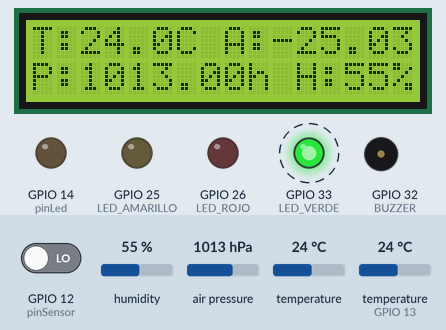
Simulated run of this sketch. Board: ESP32. Parts: 16×2 character LCD, output pins drawn as LEDs (lit = HIGH), buzzer (waves = sounding). Dashed ring = blinking. Inputs (shaded band) come from the test bench; at power-on: air pressure 1013 hPa, temperature (sensor on GPIO 13) 24 °C, GPIO 12 (pinSensor) LOW, humidity 55 %, temperature 24 °C. WiFi joins after 1.5 s; servers stay silent unless stated; web services answer with replies made up by the test bench; what the sketch prints to the serial monitor is not drawn.

Above: at 20.2 s.
20.3 s: air pressure set to 1005 hPa
At 22.1 s:
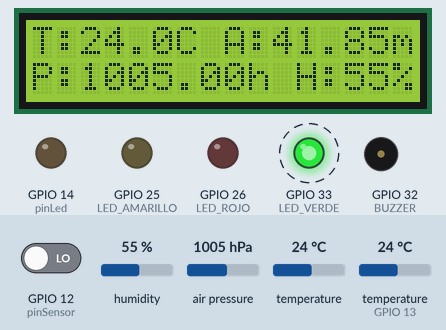
24.8 s: air pressure set to 1000 hPa
At 26.3 s:
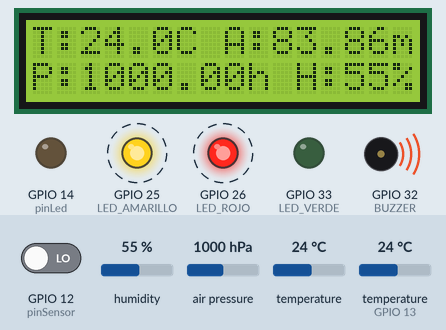
29.3 s: temperature (sensor on GPIO 13) set to 10.6 °C
At 31.1 s:
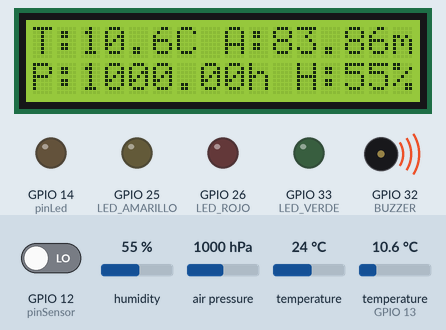
31.5 s: temperature (sensor on GPIO 13) set to 9.5 °C
At 34.7 s:
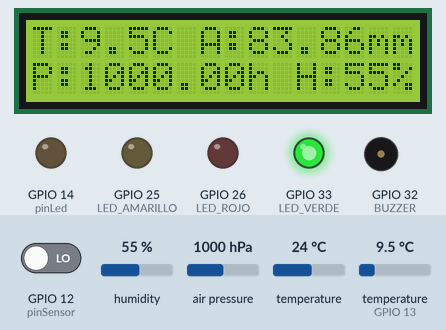
35.9 s: air pressure set to 991 hPa
At 38.0 s:
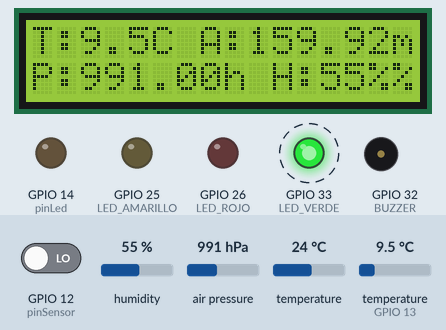
40.4 s: air pressure set to 988 hPa
At 41.6 s:
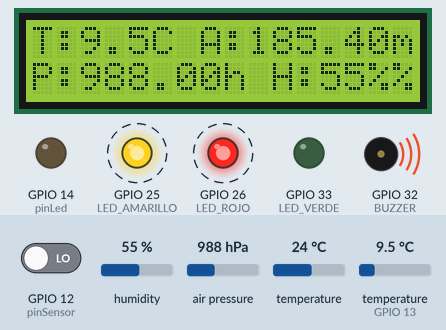
Timing chart, 0 to 45.2 s (numbered marks = the images above; inputs shaded):
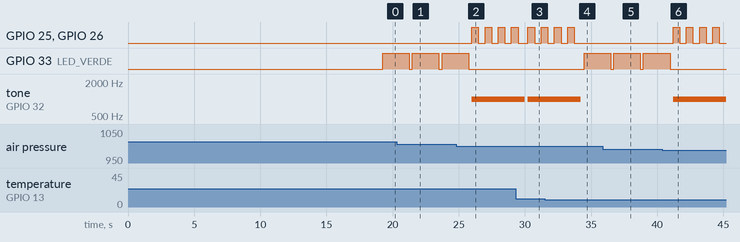

The sketch:

ProyectoScript.ino
```cpp
#include <Adafruit_Sensor.h>
#include <DHT.h>
#include <Wire.h>
#include <SPI.h>
#include <Adafruit_BMP280.h>
#include <LiquidCrystal_I2C.h>  // Añade esta línea al inicio

// librerias de conexion
#include <WiFi.h>
#include <HTTPClient.h>

LiquidCrystal_I2C lcd(0x27, 16, 2);  // Usa 0x3F si tu LCD usa esa dirección

// Reemplaza por tu red chuzo
const char* ssid = "DIVERSO";
const char* password = "Diverso#2024";

//const char* ssid = "moto84";
//const char* password = "5267812g";

//const char* ssid = "yosoycecar";
// const char* password = "yosoycecar";

//const char* ssid = "HOGAR OLAYA";
//const char* password = "Ashtom428";

// API Key de escritura de ThingSpeak
const char* apiKey = "MLEXB9YCED9UGH4C";
const char* server = "http://api.thingspeak.com/update";

#define DHTPIN  13

// Configuración I2C para ESP32
#define SDA_PIN 21
#define SCL_PIN 22

#define BUZZER 32
#define LED_VERDE 33
#define LED_AMARILLO 25
#define LED_ROJO 26

int pinSensor = 12;
int pinLed = 14;

DHT dht(DHTPIN, DHT22);
//Adafruit_BMP280 bmp(BMP_CS); // hardware SPI
// Adafruit_BMP280 bmp(BMP_CS, BMP_MOSI, BMP_MISO, BMP_SCK); // Configuración SPI

Adafruit_BMP280 bmp;
float presionPrevia = 1010;
unsigned long ultimaLectura = 0;
const unsigned long intervalo3Horas = 10000; // 3 horas en milisegundos (para pruebas usa 60000)

void alertaOlaDeCalor() {
  Serial.println("⚠️ Alerta: Ola de Calor");
  digitalWrite(LED_ROJO, HIGH);
  tone(BUZZER, 1000);
  delay(2000);
}

void alertaAltaHumedad() {
  Serial.println("⚠️ Alerta: Alta Humedad / Posible Lluvia");
  for (int i = 0; i < 2; i++) {
    digitalWrite(LED_AMARILLO, HIGH);
    delay(500);
    digitalWrite(LED_AMARILLO, LOW);
    delay(500);
  }
}

void alertaTormenta() {
  Serial.println("⚠️ Alerta: Tormenta en Camino");
  for (int i = 0; i < 4; i++) {
    digitalWrite(LED_ROJO, HIGH);
    digitalWrite(LED_AMARILLO, HIGH);
    tone(BUZZER, 1000);
    delay(500);
    digitalWrite(LED_ROJO, LOW);
    digitalWrite(LED_AMARILLO, LOW);
    delay(500);
  }
}

void condicionesEstables() {
  Serial.println("✅ Condiciones normales");
  digitalWrite(LED_VERDE, HIGH);
  delay(2000);
}

void apagarAlertas() {
  digitalWrite(LED_ROJO, LOW);
  digitalWrite(LED_AMARILLO, LOW);
  digitalWrite(LED_VERDE, LOW);
  digitalWrite(pinLed,LOW);
  noTone(BUZZER);      // Apaga el buzzer
}

void scrollText(int row, String message, int delayTime, int lcdColumns) {
  for (int i=0; i < lcdColumns; i++) {
    message = " " + message;
  }
  message = message + " ";
  for (int pos = 0; pos < message.length(); pos++) {
    lcd.setCursor(0, row);
    lcd.print(message.substring(pos, pos + lcdColumns));
    delay(delayTime);
  }
}

// Variables para el control del LED de vibración
unsigned long previousVibMillis = 0;
const long vibInterval = 1000; // Intervalo de parpadeo en ms

void setup() {

  Serial.begin(115200);
  while(!Serial); // Espera solo si es USB nativo

  // Inicializa la LCD
  lcd.init();
  lcd.backlight();

  lcd.setCursor(0, 0);
  String messageToConectando = "E. Meteorologica";
  String messageToWifi = "Conectando al WiFi";
  String messageToWifiON = "Conectado a WiFi";

  lcd.print(messageToConectando);

  WiFi.begin(ssid, password);
  while (WiFi.status() != WL_CONNECTED) {
     lcd.setCursor(0,1);
     scrollText(1, messageToWifi, 250, 16);
     Serial.println(messageToWifi);
     delay(1000);
     Serial.print(".");
  }
  lcd.setCursor(0,1);
  scrollText(1, messageToWifiON, 250, 16);

  Serial.println("\nConectado a WiFi.");
  Wire.begin(SDA_PIN, SCL_PIN);

  pinMode(LED_ROJO, OUTPUT);
  pinMode(LED_AMARILLO, OUTPUT);
  pinMode(LED_VERDE, OUTPUT);
  pinMode(BUZZER, OUTPUT);
  pinMode(pinSensor,INPUT);
  pinMode(pinLed,OUTPUT);

  dht.begin();

  Serial.println("\nIniciando BMP280...");

  bool status = bmp.begin(0x76); // Primero prueba 0x76
  if(!status) {
    status = bmp.begin(0x77);   // Luego prueba 0x77
    Serial.println("Probando dirección 0x77...");
  }
  bmp.setSampling(
    Adafruit_BMP280::MODE_NORMAL,
    Adafruit_BMP280::SAMPLING_X2,
    Adafruit_BMP280::SAMPLING_X16,
    Adafruit_BMP280::FILTER_X16,
    Adafruit_BMP280::STANDBY_MS_500
  );
  Serial.println("Sensores inicializados.");
  delay(100);
}

void loop() {
  unsigned long currentMillis = millis();
  int vibracion = 0;

  float humedad = dht.readHumidity();
  float temperatura = dht.readTemperature();
  float presion = bmp.readPressure() / 100.0F;  // hPa en aplicacion
  float altitud = bmp.readAltitude(1010);
  float temperaturabmp280 = bmp.readTemperature();
  /*
  if (isnan(humedad) || isnan(temperatura)) {
    Serial.println("Error obteniendo datos del DHT22");
    return;
  }
  */
  apagarAlertas();

  bool alertaGenerada = false;

  Serial.print("Presion: ");
  Serial.print(presion);
  Serial.print(" hPa\t");
  Serial.print("Altitud: ");
  Serial.print(altitud);
  Serial.print(" m\t");
  Serial.print("Temperaturabmp280: ");
  Serial.print(temperaturabmp280);
  Serial.print(" °C\t");
  Serial.print("Humedad: ");
  Serial.print(humedad);
  Serial.print(" %\t");
  Serial.print("Temperatura: ");
  Serial.print(temperatura);
  Serial.println(" °C");
  Serial.print(pinSensor);

  static unsigned long previousLCDMillis = 0;
  if (millis() - previousLCDMillis >= 1000) {
    previousLCDMillis = millis();

    lcd.setCursor(0, 0);  // Columna 0, Fila 0
    lcd.print("T:");
    lcd.print(temperatura, 1); // 1 decimal
    lcd.print("C ");
    lcd.print("A:");
    lcd.print(altitud, 2); // 1 decimal
    lcd.print("m");

    lcd.setCursor(0, 1);  // Columna 0, Fila 1
    lcd.print("P:");
    lcd.print(presion, 2); // 1 decimal
    lcd.print("h ");
    lcd.print("H:");
    lcd.print(humedad, 0); // Sin decimales
    lcd.print("%");


  }
 // Control del LED de vibraciónn
  if (digitalRead(pinSensor)) {
    if (currentMillis - previousVibMillis >= vibInterval) {
      previousVibMillis = currentMillis;
      Serial.println("✅ Condiciones normales");
      digitalWrite(pinLed, HIGH);
      vibracion = 1;
    }
  }
  if (WiFi.status() == WL_CONNECTED) {
    HTTPClient http;
    String url = String("http://api.thingspeak.com/update?api_key=") + apiKey +
                 "&field1=" + String(temperatura) +
                 "&field2=" + String(humedad) +
                 "&field3=" + String(presion) +
                 "&field4=" + String(altitud) +
                 "&field5=" + String(vibracion);// cabiar por un valor 0 1 del sensor
    http.begin(url);
    int httpCode = http.GET();
      if (httpCode > 0) {
          Serial.println("Datos enviados a ThingSpeak correctamente.");
      } else {
          Serial.println("Error al enviar datos.");
      }
      http.end();
    } else {
      Serial.println("WiFi no conectado.");
    }


  float diferenciaPresion = presionPrevia - presion;


  if (temperatura > 35 && humedad < 60) { //40% real
    alertaOlaDeCalor();
    alertaGenerada = true;
  }
  else if (humedad > 85 && diferenciaPresion > 5) {
    alertaAltaHumedad();
    alertaGenerada = true;
  }
  else if (presion < 1005 && diferenciaPresion > 10) {
    alertaTormenta();
    alertaGenerada = true;
  }
  if (!alertaGenerada) {
    condicionesEstables();
  }
  if (millis() - ultimaLectura >= intervalo3Horas) {
    presionPrevia = presion;
    ultimaLectura = millis();
  }


}
```

Measured:
- the behaviour switches between 1003 and 1002 hPa on air pressure (found by bisection; images 1 and 2)
- the behaviour switches between 10 and 9.9 °C on temperature (sensor on GPIO 13) (found by bisection; images 3 and 4)
- the behaviour switches between 990 and 989 hPa on air pressure (found by bisection; images 5 and 6)
- after the input at 20.3 s, the display: changes after 1.0 s (image 1)
- after the input at 24.8 s, GPIO 25 (LED_AMARILLO), GPIO 26 (LED_ROJO): alternates HIGH for 0.50 s and LOW for 0.50 s, starting after 1.2 s; GPIO 33 (LED_VERDE): goes on until 25.7 s, then stays LOW; tone on GPIO 32 (BUZZER): silent → 1000 Hz after 1.2 s; the display: changes after 0.98 s (image 2)
- after the input at 29.3 s, the display: changes after 0.73 s (image 3)
- after the input at 31.5 s, the display: changes after 2.8 s (image 4)
- after the input at 35.9 s, the display: changes after 0.62 s (image 5)
- after the input at 40.4 s, GPIO 25 (LED_AMARILLO), GPIO 26 (LED_ROJO): alternates HIGH for 0.50 s and LOW for 0.50 s, starting after 0.80 s; GPIO 33 (LED_VERDE): goes on until 41.0 s, then stays LOW; tone on GPIO 32 (BUZZER): silent → 1000 Hz after 0.80 s; the display: changes after 0.60 s (image 6)
